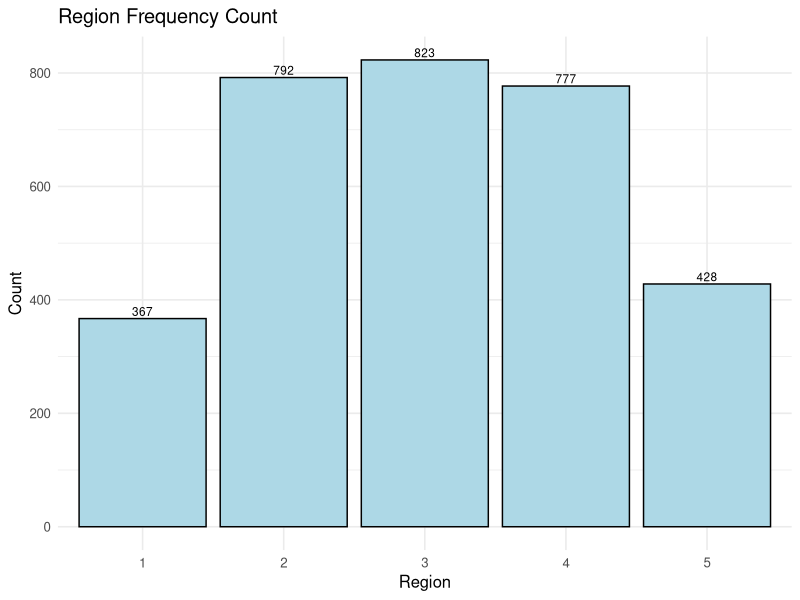
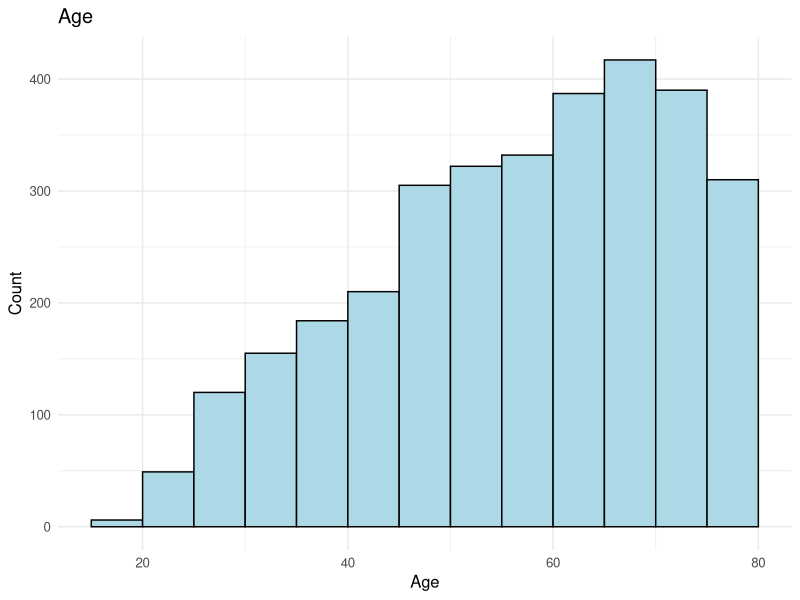
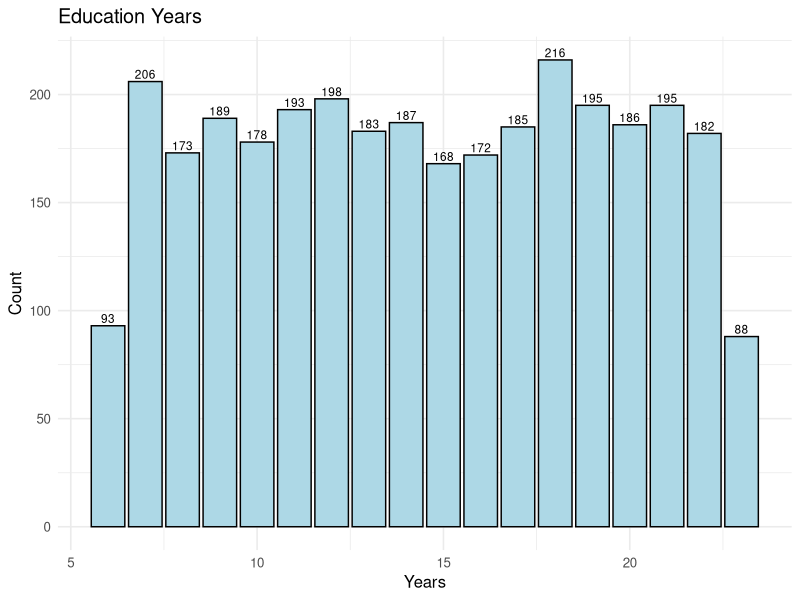
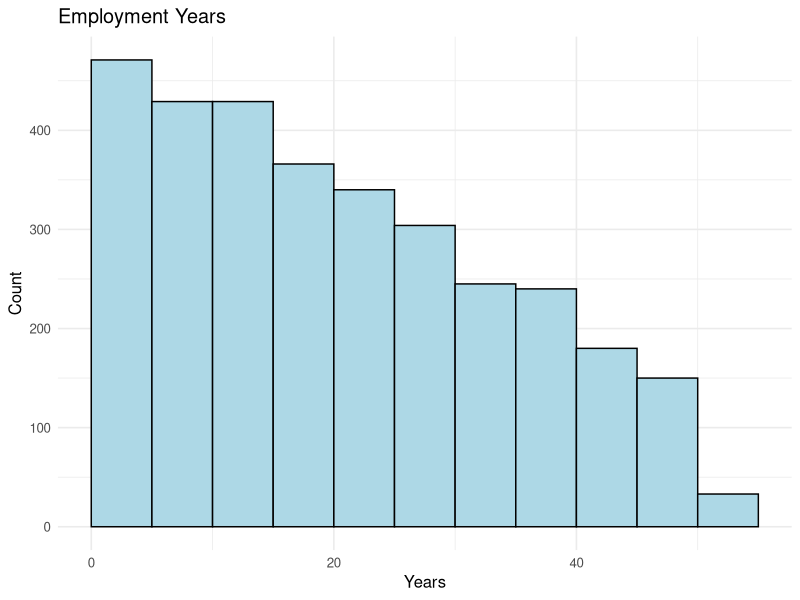
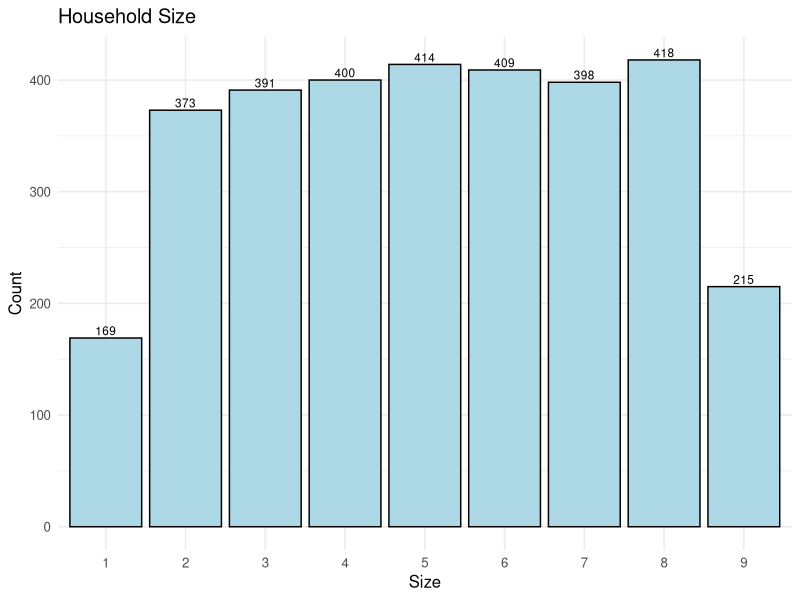
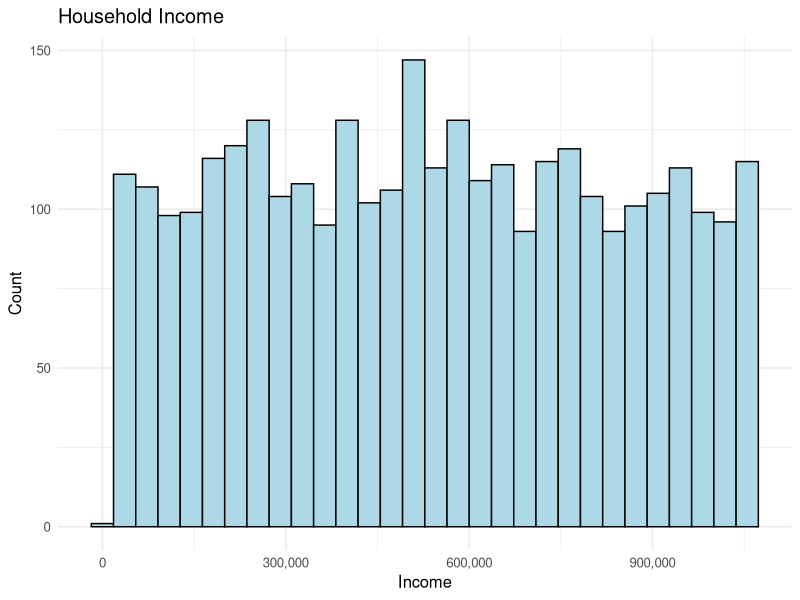
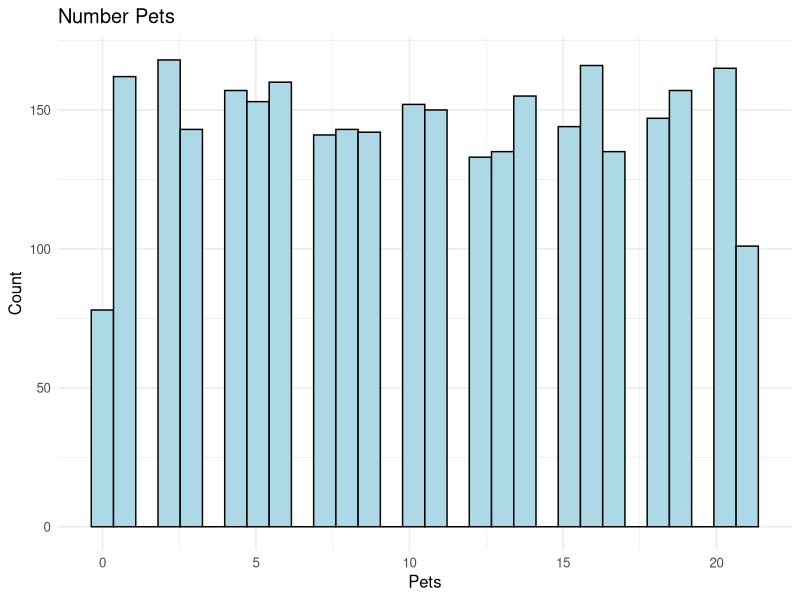
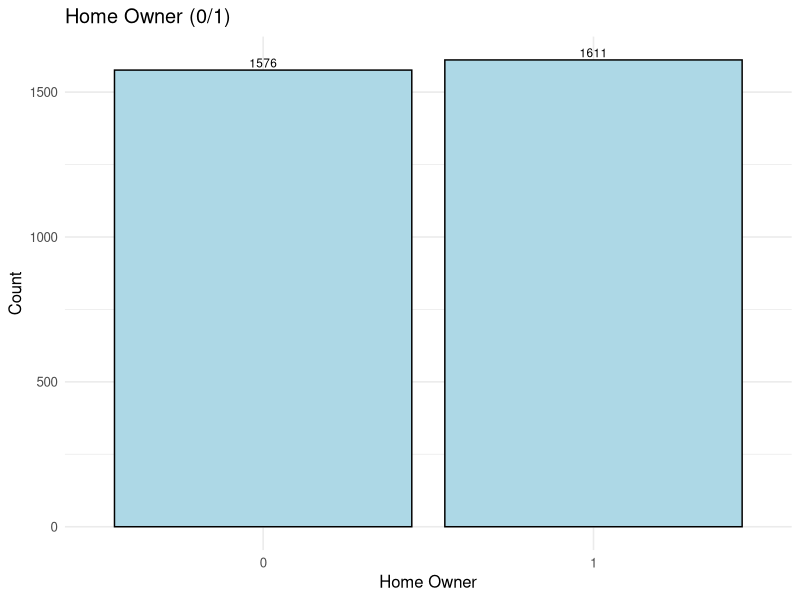

Source code (R) for these figures, in order:
## ---- chunk 1
knitr::opts_chunk$set(echo = FALSE)
library(readxl)
library(ggplot2)
library(corrplot)
library(car)
customer_data <- read_excel("./outputs/26-04-16-20/customer_data_cleaned.xlsx")

# Convert columns that should be numeric but may be stored as text
numeric_cols <- c(
  "Region", "Age", "Education Years", "Employment Years", "Household Size",
  "Household Income", "Number Pets", "umber Pets", "Home Owner", "Car Value",
  "Commute Distance", "Credit Card Tenure", "TV Watching Hours",
  "Coupon Redemption", "Brand Tenure Months", "Monthly Spend ProductA",
  "Cumulative Spend ProductA", "Monthly Spend ProductB", "Cumulative Spend ProductB",
  "Monthly Spend ProductC", "Cumulative Spend ProductC", "Total Avg Monthly Spend",
  "High Value Customer"
)

numeric_cols <- intersect(numeric_cols, names(customer_data))

safe_numeric <- function(x) {
  as.numeric(gsub("[^0-9.-]", "", as.character(x)))
}

customer_data[numeric_cols] <- lapply(customer_data[numeric_cols], safe_numeric)
theme_set(theme_minimal(base_size = 12))
## ---- chunk 2
head(customer_data)
str(customer_data)
summary(customer_data)
sum(is.na(customer_data))
## ---- chunk 3
na_rows_productA <- which(is.na(customer_data$`Cumulative Spend ProductA`))
na_rows_productA
customer_data[na_rows_productA, c("CustomerID", "Cumulative Spend ProductA")]
## ---- chunk 4
summary(customer_data$Region)
ggplot(customer_data, aes(x = factor(Region, levels = 1:5))) +
  geom_bar(fill = "lightblue", color = "black") +
  geom_text(stat = "count", aes(label = after_stat(count)), vjust = -0.3, size = 3) +
  labs(title = "Region Frequency Count", x = "Region", y = "Count")
## ---- chunk 5
summary(customer_data$Age)
ggplot(customer_data, aes(x = Age)) +
  geom_histogram(binwidth = 5, fill = "lightblue", color = "black", boundary = 0) +
  labs(title = "Age", x = "Age", y = "Count")
## ---- chunk 6
summary(customer_data$`Education Years`)
ggplot(customer_data, aes(x = `Education Years`)) +
  geom_bar(fill = "lightblue", color = "black") +
  geom_text(stat = "count", aes(label = after_stat(count)), vjust = -0.3, size = 3) +
  labs(title = "Education Years", x = "Years", y = "Count")
## ---- chunk 7
summary(customer_data$`Employment Years`)
ggplot(customer_data, aes(x = `Employment Years`)) +
  geom_histogram(binwidth = 5, fill = "lightblue", color = "black", boundary = 0) +
  labs(title = "Employment Years", x = "Years", y = "Count")
## ---- chunk 8
summary(customer_data$`Household Size`)
ggplot(customer_data, aes(x = factor(`Household Size`))) +
  geom_bar(fill = "lightblue", color = "black") +
  geom_text(stat = "count", aes(label = after_stat(count)), vjust = -0.3, size = 3) +
  labs(title = "Household Size", x = "Size", y = "Count")

## ---- chunk 9
summary(customer_data$`Household Income`)
ggplot(customer_data, aes(x = `Household Income`)) +
  geom_histogram(bins = 30, fill = "lightblue", color = "black") +
  scale_x_continuous(labels = scales::label_comma()) +
  labs(title = "Household Income", x = "Income", y = "Count")
## ---- chunk 10
pet_col <- if ("Number Pets" %in% names(customer_data)) "Number Pets" else "umber Pets"
summary(customer_data[[pet_col]])
ggplot(customer_data, aes(x = .data[[pet_col]])) +
  geom_histogram(bins = 30, fill = "lightblue", color = "black") +
  labs(title = "Number Pets", x = "Pets", y = "Count")
## ---- chunk 11
summary(customer_data$`Home Owner`)
ggplot(customer_data, aes(x = factor(`Home Owner`))) +
  geom_bar(fill = "lightblue", color = "black") +
  geom_text(stat = "count", aes(label = after_stat(count)), vjust = -0.3, size = 3) +
  labs(title = "Home Owner (0/1)", x = "Home Owner", y = "Count")
## ---- chunk 12
summary(customer_data$`Car Value`)
ggplot(customer_data, aes(x = `Car Value`)) +
  geom_histogram(bins = 30, fill = "lightblue", color = "black") +
  labs(title = "Car Value", x = "Car Value", y = "Count")
## ---- chunk 13
customer_data$`Commute Distance`[
  !grepl("^[0-9.]+$", customer_data$`Commute Distance`)
] <- NA

customer_data$`Commute Distance` <- as.numeric(customer_data$`Commute Distance`)
summary(customer_data$`Commute Distance`)
ggplot(customer_data, aes(x =`Commute Distance`)) +
  geom_histogram(binwidth = 5, fill = "lightblue", color = "black", boundary = 0) +
  labs(title = "Commute Distance", x = "Distance", y = "Count")

## ---- chunk 14
summary(customer_data$`Credit Card Tenure`)
ggplot(customer_data, aes(x = `Credit Card Tenure`)) +
  geom_histogram(binwidth = 5, fill = "lightblue", color = "black", boundary = 0) +
  labs(title = "Credit Card Tenure", x = "Tenure", y = "Count")
## ---- chunk 15
summary(customer_data$`TV Watching Hours`)
ggplot(customer_data, aes(x = `TV Watching Hours`)) +
  geom_histogram(binwidth = 5, fill = "lightblue", color = "black", boundary = 0) +
  labs(title = "TV Watching Hours", x = "Hours", y = "Count")
## ---- chunk 16
summary(customer_data$`Coupon Redemption`)
ggplot(customer_data, aes(x = factor(`Coupon Redemption`))) +
  geom_bar(fill = "lightblue", color = "black") +
  geom_text(stat = "count", aes(label = after_stat(count)), vjust = -0.3, size = 3) +
  labs(title = "Coupon Redemption (0/1)", x = "Coupon Redemption", y = "Count")
## ---- chunk 17
summary(customer_data$`Brand Tenure Months`)
ggplot(customer_data, aes(x = `Brand Tenure Months`)) +
  geom_histogram(bins = 30, fill = "lightblue", color = "black") +
  labs(title = "Brand Tenure Months", x = "Months", y = "Count")
## ---- chunk 18
summary(customer_data$`Monthly Spend ProductA`)
ggplot(customer_data, aes(x = `Monthly Spend ProductA`)) +
  geom_histogram(bins = 30, fill = "lightblue", color = "black") +
  labs(title = "Monthly Spend ProductA", x = "Spend", y = "Count")
## ---- chunk 19
summary(customer_data$`Cumulative Spend ProductA`)
ggplot(customer_data, aes(x = `Cumulative Spend ProductA`)) +
  geom_histogram(bins = 30, fill = "lightblue", color = "black") +
  labs(title = "Cumulative Spend ProductA", x = "Spend", y = "Count")
## ---- chunk 20
summary(customer_data$`Monthly Spend ProductB`)
ggplot(customer_data, aes(x = `Monthly Spend ProductB`)) +
  geom_histogram(bins = 30, fill = "lightblue", color = "black") +
  labs(title = "Monthly Spend ProductB", x = "Spend", y = "Count")
## ---- chunk 21
summary(customer_data$`Cumulative Spend ProductB`)
ggplot(customer_data, aes(x = `Cumulative Spend ProductB`)) +
  geom_histogram(bins = 30, fill = "lightblue", color = "black") +
  labs(title = "Cumulative Spend ProductB", x = "Spend", y = "Count")
## ---- chunk 22
summary(customer_data$`Monthly Spend ProductC`)
ggplot(customer_data, aes(x = `Monthly Spend ProductC`)) +
  geom_histogram(bins = 30, fill = "lightblue", color = "black") +
  labs(title = "Monthly Spend ProductC", x = "Spend", y = "Count")
## ---- chunk 23
summary(customer_data$`Cumulative Spend ProductC`)
ggplot(customer_data, aes(x = `Cumulative Spend ProductC`)) +
  geom_histogram(bins = 30, fill = "lightblue", color = "black") +
  labs(title = "Cumulative Spend ProductC", x = "Spend", y = "Count")
## ---- chunk 24
summary(customer_data$`Total Avg Monthly Spend`)
ggplot(customer_data, aes(x = `Total Avg Monthly Spend`)) +
  geom_histogram(bins = 30, fill = "lightblue", color = "black") +
  labs(title = "Total Avg Monthly Spend", x = "Spend", y = "Count")
## ---- chunk 25
summary(customer_data$`High Value Customer`)
ggplot(customer_data, aes(x = factor(`High Value Customer`))) +
  geom_bar(fill = "lightblue", color = "black") +
  geom_text(stat = "count", aes(label = after_stat(count)), vjust = -0.3, size = 3) +
  labs(title = "High Value Customer (0/1)", x = "High Value Customer", y = "Count")
## ---- chunk 26
summary(customer_data$Gender)
ggplot(customer_data, aes(x = Gender)) +
  geom_bar(fill = "lightblue", color = "black") +
  geom_text(stat = "count", aes(label = after_stat(count)), vjust = -0.3, size = 3) +
  labs(title = "Gender Frequency Count", x = "Gender", y = "Count")
## ---- chunk 27
summary(customer_data$`Job Category`)
ggplot(customer_data, aes(x = `Job Category`)) +
  geom_bar(fill = "lightblue", color = "black") +
  geom_text(stat = "count", aes(label = after_stat(count)), vjust = -0.3, size = 3) +
  labs(title = "Job Category Frequency Count", x = "Job Category", y = "Count")
## ---- chunk 28
summary(customer_data$`Marital Status`)
ggplot(customer_data, aes(x = `Marital Status`)) +
  geom_bar(fill = "lightblue", color = "black") +
  geom_text(stat = "count", aes(label = after_stat(count)), vjust = -0.3, size = 3) +
  labs(title = "Marital Status Frequency Count", x = "Marital Status", y = "Count")
## ---- chunk 29
summary(customer_data$`Car Ownership`)
ggplot(customer_data, aes(x = `Car Ownership`)) +
  geom_bar(fill = "lightblue", color = "black") +
  geom_text(stat = "count", aes(label = after_stat(count)), vjust = -0.3, size = 3) +
  labs(title = "Car Ownership Frequency Count", x = "Car Ownership", y = "Count")
## ---- chunk 30
summary(customer_data$`Car Brand`)
ggplot(customer_data, aes(x = `Car Brand`)) +
  geom_bar(fill = "lightblue", color = "black") +
  geom_text(stat = "count", aes(label = after_stat(count)), vjust = -0.3, size = 3) +
  labs(title = "Car Brand Frequency Count", x = "Car Brand", y = "Count")
## ---- chunk 31
summary(customer_data$`Political Party`)
ggplot(customer_data, aes(x = `Political Party`)) +
  geom_bar(fill = "lightblue", color = "black") +
  geom_text(stat = "count", aes(label = after_stat(count)), vjust = -0.3, size = 3) +
  labs(title = "Political Party Frequency Count", x = "Political Party", y = "Count")
## ---- chunk 32
summary(customer_data$Votes)
ggplot(customer_data, aes(x = Votes)) +
  geom_bar(fill = "lightblue", color = "black") +
  geom_text(stat = "count", aes(label = after_stat(count)), vjust = -0.3, size = 3) +
  labs(title = "Votes Frequency Count", x = "Votes", y = "Count")
## ---- chunk 33
summary(customer_data$`Active Lifestyle`)
ggplot(customer_data, aes(x = `Active Lifestyle`)) +
  geom_bar(fill = "lightblue", color = "black") +
  geom_text(stat = "count", aes(label = after_stat(count)), vjust = -0.3, size = 3) +
  labs(title = "Active Lifestyle Frequency Count", x = "Active Lifestyle", y = "Count")
## ---- chunk 34
summary(customer_data$`Streaming Svcs`)
ggplot(customer_data, aes(x = `Streaming Svcs`)) +
  geom_bar(fill = "lightblue", color = "black") +
  geom_text(stat = "count", aes(label = after_stat(count)), vjust = -0.3, size = 3) +
  labs(title = "Streaming Services Frequency Count", x = "Streaming Services", y = "Count")
## ---- chunk 35
summary(customer_data$`Wireless Internet`)
ggplot(customer_data, aes(x = `Wireless Internet`)) +
  geom_bar(fill = "lightblue", color = "black") +
  geom_text(stat = "count", aes(label = after_stat(count)), vjust = -0.3, size = 3) +
  labs(title = "Wireless Internet Frequency Count", x = "Wireless Internet", y = "Count")
## ---- chunk 36
summary(customer_data$`Smart Phone`)
ggplot(customer_data, aes(x = `Smart Phone`)) +
  geom_bar(fill = "lightblue", color = "black") +
  geom_text(stat = "count", aes(label = after_stat(count)), vjust = -0.3, size = 3) +
  labs(title = "Smart Phone Frequency Count", x = "Smart Phone", y = "Count")
## ---- chunk 37
summary(customer_data$`Twitter Acct`)
ggplot(customer_data, aes(x = `Twitter Acct`)) +
  geom_bar(fill = "lightblue", color = "black") +
  geom_text(stat = "count", aes(label = after_stat(count)), vjust = -0.3, size = 3) +
  labs(title = "Twitter Account Frequency Count", x = "Twitter Account", y = "Count")
## ---- chunk 38
summary(customer_data$`LinkedIn Acct`)
ggplot(customer_data, aes(x = `LinkedIn Acct`)) +
  geom_bar(fill = "lightblue", color = "black") +
  geom_text(stat = "count", aes(label = after_stat(count)), vjust = -0.3, size = 3) +
  labs(title = "LinkedIn Account Frequency Count", x = "LinkedIn Account", y = "Count")
## ---- chunk 39
summary(customer_data$`Facebook Acct`)
ggplot(customer_data, aes(x = `Facebook Acct`)) +
  geom_bar(fill = "lightblue", color = "black") +
  geom_text(stat = "count", aes(label = after_stat(count)), vjust = -0.3, size = 3) +
  labs(title = "Facebook Account Frequency Count", x = "Facebook Account", y = "Count")
## ---- chunk 40
summary(customer_data$`News Subscriber`)
ggplot(customer_data, aes(x = `News Subscriber`)) +
  geom_bar(fill = "lightblue", color = "black") +
  geom_text(stat = "count", aes(label = after_stat(count)), vjust = -0.3, size = 3) +
  labs(title = "News Subscriber Frequency Count", x = "News Subscriber", y = "Count")
